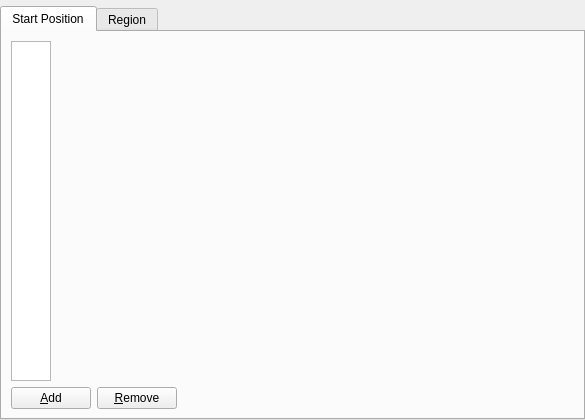
<?xml version="1.0" encoding="UTF-8"?>
<ui version="4.0">
 <class>Post2dWindowNodeVectorParticleGroupUnstructuredDataItem_SettingEditWidget</class>
 <widget class="QWidget" name="Post2dWindowNodeVectorParticleGroupUnstructuredDataItem_SettingEditWidget">
  <property name="geometry">
   <rect>
    <x>0</x>
    <y>0</y>
    <width>585</width>
    <height>420</height>
   </rect>
  </property>
  <property name="windowTitle">
   <string>Form</string>
  </property>
  <layout class="QVBoxLayout" name="verticalLayout_4" stretch="0,1">
   <property name="leftMargin">
    <number>0</number>
   </property>
   <property name="topMargin">
    <number>0</number>
   </property>
   <property name="rightMargin">
    <number>0</number>
   </property>
   <property name="bottomMargin">
    <number>0</number>
   </property>
   <item>
    <widget class="ParticleSettingEditWidget" name="particleSettingWidget" native="true"/>
   </item>
   <item>
    <widget class="QTabWidget" name="tabWidget">
     <property name="currentIndex">
      <number>0</number>
     </property>
     <widget class="QWidget" name="startPositionTab">
      <attribute name="title">
       <string>Start Position</string>
      </attribute>
      <layout class="QVBoxLayout" name="verticalLayout_3">
       <item>
        <layout class="QHBoxLayout" name="horizontalLayout" stretch="0,1">
         <item>
          <widget class="QListWidget" name="startPositionListWidget">
           <property name="sizePolicy">
            <sizepolicy hsizetype="Fixed" vsizetype="Expanding">
             <horstretch>0</horstretch>
             <verstretch>0</verstretch>
            </sizepolicy>
           </property>
           <property name="maximumSize">
            <size>
             <width>40</width>
             <height>16777215</height>
            </size>
           </property>
          </widget>
         </item>
         <item>
          <layout class="QVBoxLayout" name="verticalLayout_2">
           <item>
            <widget class="Post2dWindowNodeVectorParticleGroupUnstructuredDataItem::SettingEditWidget::StartPositionEditWidget" name="startPositionWidget" native="true"/>
           </item>
           <item>
            <spacer name="verticalSpacer">
             <property name="orientation">
              <enum>Qt::Vertical</enum>
             </property>
             <property name="sizeHint" stdset="0">
              <size>
               <width>20</width>
               <height>18</height>
              </size>
             </property>
            </spacer>
           </item>
          </layout>
         </item>
        </layout>
       </item>
       <item>
        <layout class="QHBoxLayout" name="horizontalLayout_6">
         <item>
          <widget class="QPushButton" name="addButton">
           <property name="text">
            <string>&amp;Add</string>
           </property>
          </widget>
         </item>
         <item>
          <widget class="QPushButton" name="removeButton">
           <property name="text">
            <string>&amp;Remove</string>
           </property>
          </widget>
         </item>
         <item>
          <spacer name="horizontalSpacer_7">
           <property name="orientation">
            <enum>Qt::Horizontal</enum>
           </property>
           <property name="sizeHint" stdset="0">
            <size>
             <width>40</width>
             <height>20</height>
            </size>
           </property>
          </spacer>
         </item>
        </layout>
       </item>
      </layout>
     </widget>
     <widget class="QWidget" name="regionTab">
      <attribute name="title">
       <string>Region</string>
      </attribute>
      <layout class="QVBoxLayout" name="verticalLayout">
       <item>
        <widget class="Region2dSettingEditWidget" name="regionWidget" native="true"/>
       </item>
       <item>
        <spacer name="verticalSpacer_2">
         <property name="orientation">
          <enum>Qt::Vertical</enum>
         </property>
         <property name="sizeHint" stdset="0">
          <size>
           <width>20</width>
           <height>264</height>
          </size>
         </property>
        </spacer>
       </item>
      </layout>
     </widget>
    </widget>
   </item>
  </layout>
 </widget>
 <customwidgets>
  <customwidget>
   <class>Region2dSettingEditWidget</class>
   <extends>QWidget</extends>
   <header>guicore/region/region2dsettingeditwidget.h</header>
   <container>1</container>
  </customwidget>
  <customwidget>
   <class>Post2dWindowNodeVectorParticleGroupUnstructuredDataItem::SettingEditWidget::StartPositionEditWidget</class>
   <extends>QWidget</extends>
   <header>post/post2d/datamodel/private/post2dwindownodevectorparticlegroupunstructureddataitem_settingeditwidget_startpositioneditwidget.h</header>
   <container>1</container>
  </customwidget>
  <customwidget>
   <class>ParticleSettingEditWidget</class>
   <extends>QWidget</extends>
   <header>postbase/particle/particlesettingeditwidget.h</header>
   <container>1</container>
  </customwidget>
 </customwidgets>
 <resources/>
 <connections/>
</ui>
